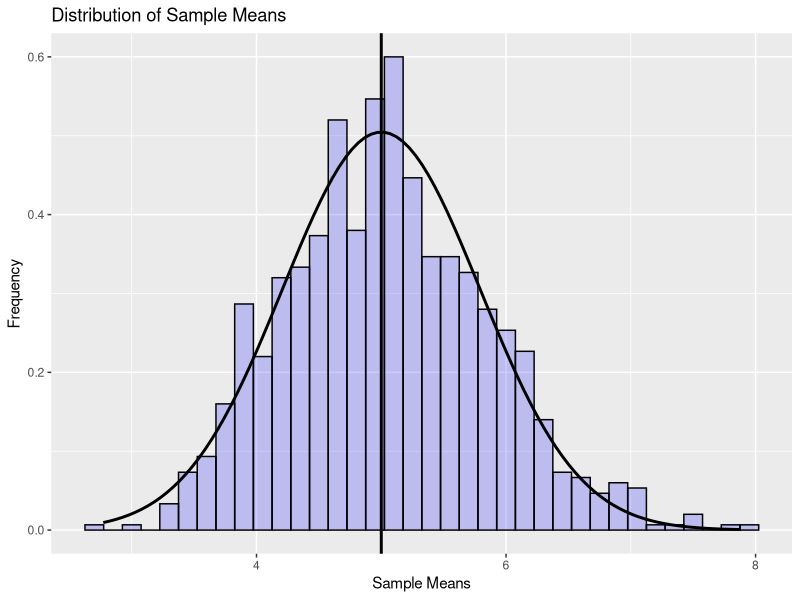
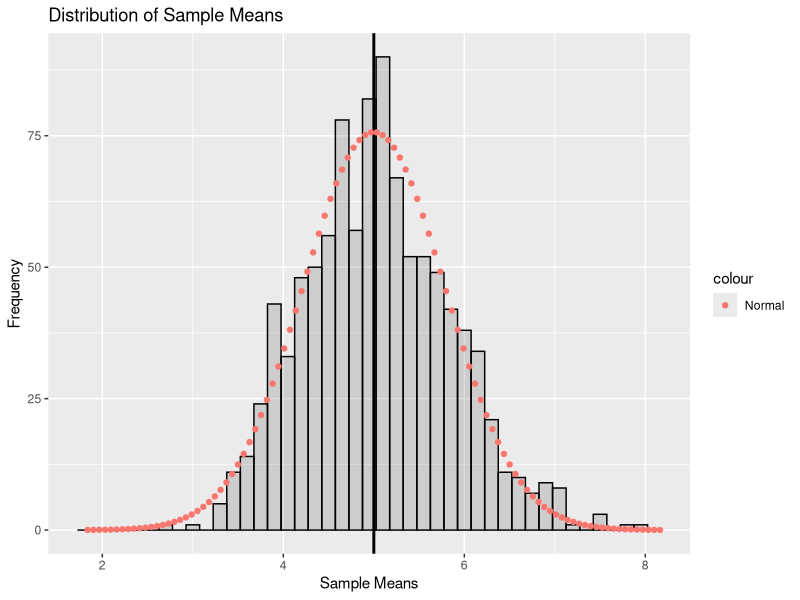
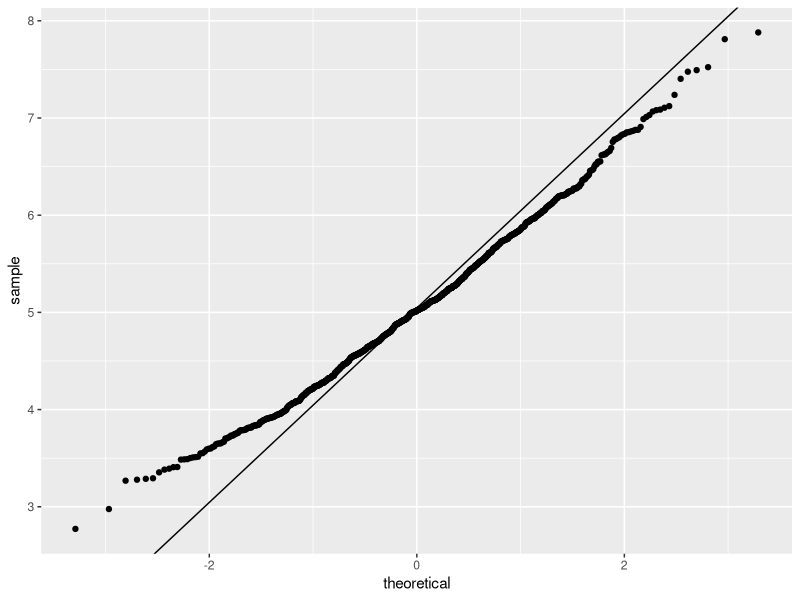
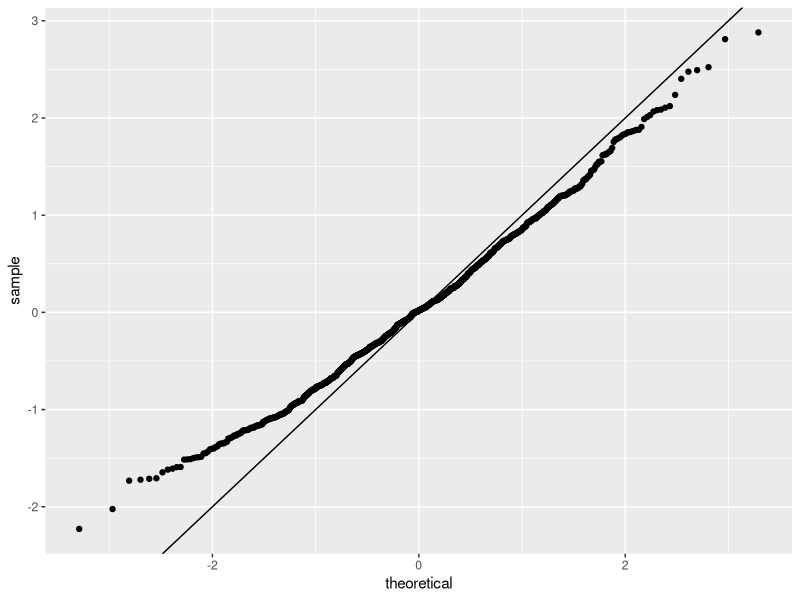

Recreate these plots in R, in order.
## Generating 1000 simulations of 40 exponential values with rate = 0.2, 
# and calculating the expected and observed summary statistics (mean, median, sd, SE):

lambda = 0.2
n = 40 # the size of the sample 
noSim = 1000 # the number of simulations
meanExp = 1/lambda # Expexted average of the exponential distribution
mediaExp = meanExp
sdExp = 1/lambda # Expected standard deviation of the exponential 
se = sdExp/sqrt(n)  # Theoretical standard error - Expected sd of the exponential means.

set.seed(10) # Creating 10000 means of 40 values
values <- matrix(rexp(noSim * n, rate=0.2), nrow = noSim) # matrix of 40(values) x 1000(simulations)

means <- apply(values, MARGIN = 1, mean) # means of each simulation
seSim <- sd(means)  # standard error of the simulations - observed sd of the simulated means
meanSim <- mean(means) # observed mean of the simulated exponential means
mediaSim <- mean(means) # observed median of the simulated exponential means 

### Histogram
  
  library(ggplot2)
  dat2 = data.frame(means)
  g <- ggplot(dat2, aes(x=means)) + geom_histogram(alpha = .20, binwidth=0.15, colour = "black", 
                                                   fill="blue", aes(y = ..density..))
  g <- g + xlab("Sample Means") + ylab("Frequency") + ggtitle("Distribution of Sample Means")
  g <- g + geom_vline(xintercept = meanExp, size = 1)
  g + stat_function(fun = dnorm, args = c(mean=meanExp, sd=se), size=1)
  
  # If I want frequencies in the Y-axis instead of densities I could do the following to 
  # overlay the normal curve:
  
  g <- ggplot(dat2, aes(x=means)) + geom_histogram(alpha = .20, binwidth=0.15, colour = "black")
  g <- g + xlab("Sample Means") + ylab("Frequency") + ggtitle("Distribution of Sample Means")
  g <- g + geom_vline(xintercept = meanExp, size = 1)
  
      # Generate scaled data from a normal distribution
      # x-axis
      x <- seq(meanExp-4*se, meanExp+4*se,length=100)  #length (-4,4) theoretical standard errors from the mean
      #y-axis
      y <- dnorm(x, mean=meanExp, sd = se) # generate 100 normal density values.
      y = y*noSim*0.15   #adjust the normal values to the Frequencies. 0.2 stands for the binwidth. 
      xy=data.frame(cbind(x,y))
  
  # Overlay the normal curve in the histogram
  g + geom_point(data = xy, aes(x = x, y = y, colour = 'Normal')) 


### QQ-Plot

ggplot(dat2, aes(sample = means)) + stat_qq() + geom_abline(aes(intercept = mean(means), slope=1))
# or if I want both axis to be in tha same scale
ggplot(dat2, aes(sample = means - 5)) + stat_qq() + geom_abline()


### 95% Confidence Interval for the mean (1/lambda) of any simulated exponential 
# distribution with n=40 values

CI <- meanExp +c(-1,1) * 1.96 * se/sqrt(n)
